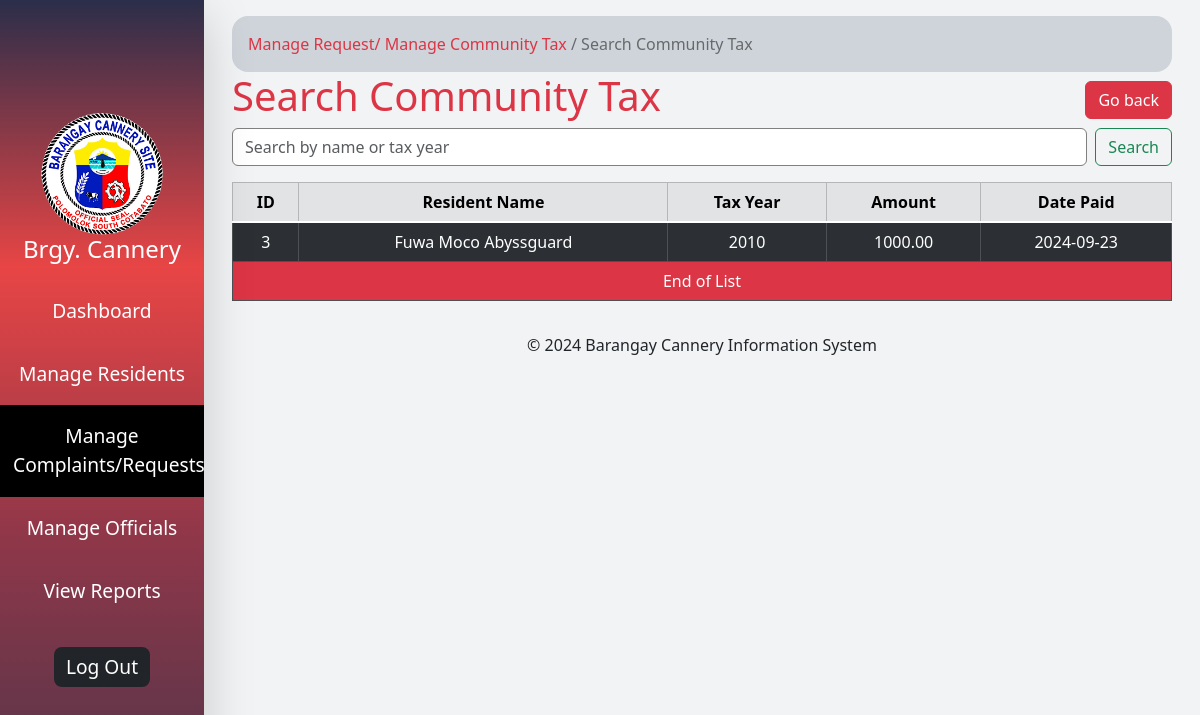
The app's page /search_community_tax.php (signed in) with its own data.
### tables this page shows
CREATE TABLE `community_tax` (
  `id` int(11) NOT NULL,
  `resident_name` varchar(100) NOT NULL,
  `tax_year` year(4) NOT NULL,
  `amount` decimal(10,2) NOT NULL,
  `date_paid` date NOT NULL
);

### search_community_tax.php (the view, shortened to what this page needs)
<?php require "includes/connection.php";
if ($_SERVER["REQUEST_METHOD"] == "GET") {
  if (isset($_GET['search']) && strlen($_GET['search']) > 0) {
    $search_query = filter_input(INPUT_GET, "search", FILTER_SANITIZE_SPECIAL_CHARS);
    $sql = "SELECT * FROM community_tax WHERE resident_name LIKE '%$search_query%' OR tax_year LIKE '%$search_query%'";
    $result = $conn->query($sql);
  } else {
    $sql = "SELECT * FROM community_tax ORDER BY resident_name ASC";
    $result = $conn->query($sql);
  }
}
?>
<!DOCTYPE html>
<html lang="en">
<head>
</head>
<body class="d-flex">
  <?php include "includes/sidebar.php" ?>
  <div class="min-vh-100 p-3" style="width: 83%">
    <div class="container-fluid">
      <div id="directory_link" class="p-3 rounded-4 bg-dark-subtle ">
        <a href="manage_com.php" class="text-danger text-decoration-none">Manage Request/</a>
        <a href="manage_community_tax.php" class="text-danger text-decoration-none">Manage Community Tax</a>
        <a href="search_community_tax.php" class="text-decoration-none text-black-50">/ Search Community Tax</a>
      </div>
      <div class="d-flex align-items-center justify-content-between">
        <h1 class="text-danger">Search Community Tax</h1>
        <a href="manage_community_tax.php" class="btn btn-danger">Go back</a>
      </div>
      <form class="d-flex gap-2" action="<?php echo htmlspecialchars($_SERVER['PHP_SELF']) ?>" method="GET">
        <input class="form-control" name="search" id="search" type="text" placeholder="Search by name or tax year" style="border: 1px solid gray" />
        <button class="btn btn-outline-success">
          Search
        </button>
      </form>
      <div class="table-responsive  my-3" id="main-table">
        <div class="table-responsive w-100  ">
          <table class="table table-dark table-striped table-hover table-bordered text-center align-middle">
            <thead class="table-secondary">
              <tr>
                <th class="text-nowrap">ID</th>
                <th class="text-nowrap">Resident Name</th>
                <th class="text-nowrap">Tax Year</th>
                <th class="text-nowrap">Amount</th>
                <th class="text-nowrap">Date Paid</th>
              </tr>
            </thead>
            <tbody class="table-group-divider">
              <?php
              if ($result->num_rows > 0) {
                while ($row = $result->fetch_assoc()) {
                  echo '<tr class="h-100">';
                  echo "<td> {$row['id']} </td>";
                  echo "<td> {$row['resident_name']} </td>";
                  echo "<td> {$row['tax_year']} </td>";
                  echo "<td> {$row['amount']} </td>";
                  echo "<td> {$row['date_paid']} </td>";
                  echo "</tr>";
                }
              } else {
                echo "<tr><td colspan = '5'> No records found </td></tr>";
              }
              ?>
            </tbody>
            <tfoot>
              <tr>
                <td colspan="5" class="text-bg-danger">End of List</td>
              </tr>
            </tfoot>
          </table>
        </div>
      </div>
    </div>
    <div class="text-center">
      <p>&copy; 2024 Barangay Cannery Information System</p>
    </div>
  </div>
</body>
</html>

### records on screen
community_tax: id "3", resident_name "Fuwa Moco Abyssguard", tax_year "2010", amount "1000.00", date_paid "2024-09-23"
